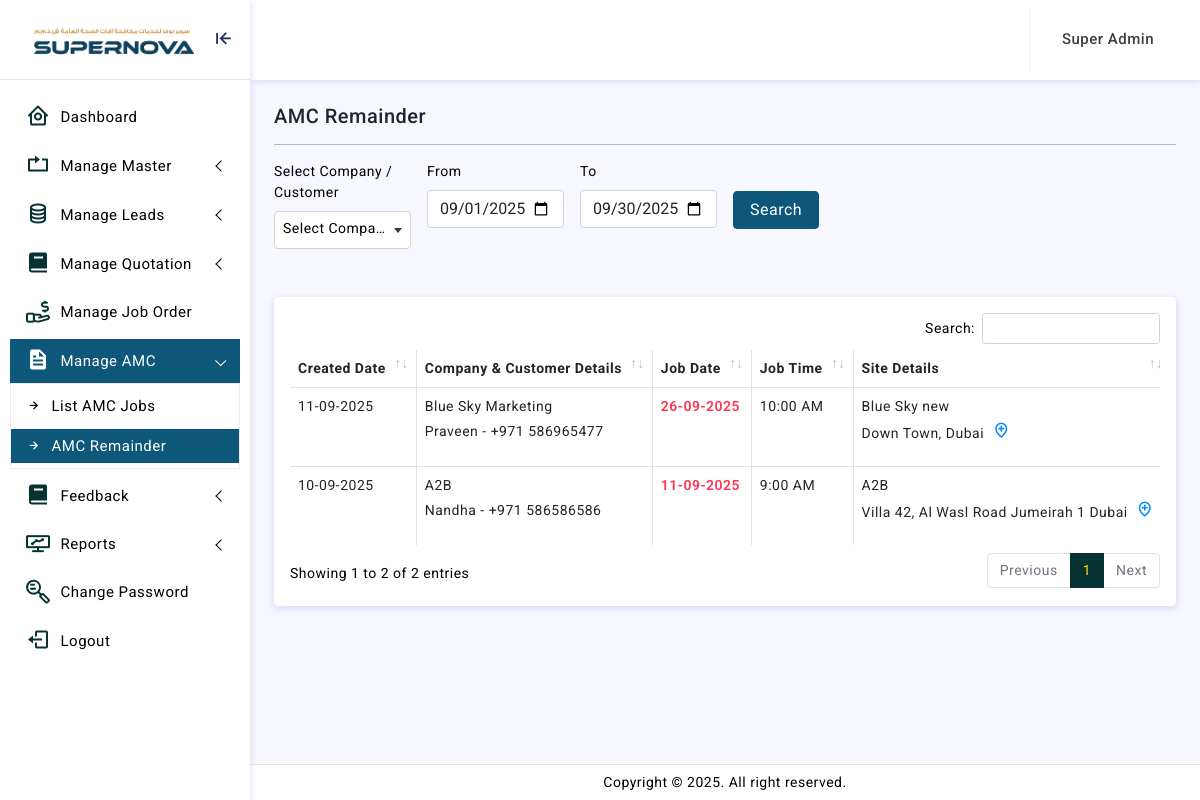
The app's page /adminln/list-amc-remainder.php (signed in) with its own data.
### tables this page shows
CREATE TABLE `job_order` (
  `id` int(11) NOT NULL,
  `quotation_id` int(11) NOT NULL,
  `customer_id` int(11) NOT NULL,
  `type_of_job` tinyint(4) NOT NULL,
  `company_name` varchar(150) NOT NULL,
  `customer_mobile` varchar(150) NOT NULL,
  `job_order_date` date NOT NULL,
  `site_id` int(11) NOT NULL,
  `site_name` varchar(150) NOT NULL,
  `site_address` text NOT NULL,
  `location` text DEFAULT NULL,
  `supervisor_id` int(11) NOT NULL,
  `supervisor_name` varchar(150) NOT NULL,
  `job_date` date NOT NULL,
  `job_time` varchar(11) NOT NULL,
  `job_description` text NOT NULL,
  `total_amount` varchar(150) NOT NULL,
  `type_of_report` tinyint(4) NOT NULL,
  `is_mail_sent` int(11) NOT NULL,
  `feedback_posted` int(11) NOT NULL,
  `status` tinyint(11) NOT NULL,
  `created_datetime` datetime NOT NULL,
  `modified_datetime` datetime NOT NULL
);

CREATE TABLE `customers` (
  `id` int(11) NOT NULL,
  `company_name` varchar(255) NOT NULL,
  `customer_name` varchar(255) NOT NULL,
  `email` varchar(150) NOT NULL,
  `mobile` varchar(20) NOT NULL,
  `alternate_mobile` varchar(20) NOT NULL,
  `location` text NOT NULL,
  `trn_no` varchar(255) NOT NULL,
  `address` text NOT NULL,
  `city` varchar(150) NOT NULL,
  `status` tinyint(4) NOT NULL,
  `created_by` int(11) NOT NULL,
  `created_datetime` datetime NOT NULL,
  `modified_by` int(11) NOT NULL,
  `modified_datetime` datetime NOT NULL
);

### adminln/list-amc-remainder.php (the view, shortened to what this page needs)
<?php
function main() {
extract($_REQUEST);
include 'dilg/cnt/join.php';
$url_Status=$_GET['status'];
if($from_date!='' && $end_date!=''){
  $from_date=$from_date;
  $end_date=$end_date;
}else{
$from_date=date('Y-m-01');
$end_date=date('Y-m-t');
}
if ($url_Status=="") {
$subqry.="and  (date(job_date) between '".$from_date."' and '".$end_date."')";
}
?>
<div class="page-breadcrumb d-sm-flex align-items-center mb-3">
<h5 class="mb-0 text-dark">AMC Remainder</h5>
</div>
<hr/>
<form method="POST">
<div class="row g-3 mb-5">
<div class="col-md-2">
<label for="inputFirstName" class="form-label">Select Company / Customer</label>
</div>
<div class="col-md-2">
<label for="inputFirstName" class="form-label">From</label>
<input type="date" name="from_date" class="form-control" value="<?=$from_date;?>" required>
</div>
<div class="col-md-2">
<label for="inputFirstName" class="form-label">To</label>
<input type="date" name="end_date" class="form-control" value="<?=$end_date;?>" required>
</div>
<div class="col-md-3 mt-46">
<input type="submit" name="Submit" class="btn btn-primary px-3" value="Search">
</div>
</div>
</form>
<?
$select_job_order=mysqli_query($conn,"select * from job_order job where type_of_job=1 and job_date=(select max(job_date) from job_order where quotation_id=job.quotation_id and type_of_job=1) $subqry order by id desc");
if(mysqli_num_rows($select_job_order)>>0){ ?>
<div class="card">
<div class="card-body">
<div class="table-responsive">
<table id="example2" class="table table-striped table-bordered" style="width:100%">
<thead>
<tr>
<th >Created Date</th>
<th>Company & Customer Details</th>
<th> Job Date</th>
<th> Job Time</th>
<th>Site Details</th>
</tr>
</thead>
<tbody>
<?
while($row_job_order=mysqli_fetch_array($select_job_order))
{
$job_order_date=$row_job_order['job_order_date'];
$company_name=$row_job_order['company_name'];
$mobile=$row_job_order['customer_mobile'];
$select_customer=mysqli_query($conn,"select * from customers where mobile='$mobile'");
$row_customer=mysqli_fetch_array($select_customer);
$customer_name=$row_customer['customer_name'];
$site_name=$row_job_order['site_name'];
$site_address=$row_job_order['site_address'];
$job_date=date("d-m-Y",strtotime($row_job_order['job_date']));
$job_time=$row_job_order['job_time'];
$location=$row_job_order['location'];
if ($location!='') {
$location_icon='<a href="'.$location.'" target="_blank" class="mx-2 font-16"><i class="bx bx-location-plus"></i></a>';
}else{
  $location_icon="";
}
?>
<tr>
<td>
<p class="mb-0"> <?=date('d-m-Y',strtotime($job_order_date));?></p>
</td>
<td><?=$company_name; ?><p class="mt-1"><?=$customer_name. " - "."+971 ".$mobile; ?></p></td>
<td><p class="mb-0 text-danger fw-600"><?=$job_date;?></p></td>
<td><?=$job_time;?></td>
<td><p class="mb-0"> <?=$site_name; ?></p>
<p class="mb-0"> <? echo wordwrap($site_address, 50, "<br />\n"); ?><?=$location_icon;?></p></td>
</tr>
<? }}else{ echo "<p>No Record Found</p>";} ?>
</tbody>
</table>
</div>
</div>
</div>
<?php
}
include 'template.php';
?>

### adminln/assets/css/app.css (style rules this page uses)
body { font-size: 14px; color: #000; letter-spacing: .5px; background: #f7f7ff; overflow-x: hidden; font-family: Roboto, sans-serif }
a { text-decoration: none }
input::placeholder { color: #000!important; opacity: .3!important }
.table-striped>tbody>tr:nth-of-type(odd) { --bs-table-accent-bg: unset; }
.table-bordered>:not(caption)>*>* { border-width: 1px 1px; }
.table-bordered th { border-width: 0px 1px; }
.fw-600 { font-weight: 600; }
.font-16 { font-size: 18px !important; }
.mt-46 { margin-top: 46px !important; }

### records on screen
job_order: job_order_date "11-09-2025", company_name "Blue Sky Marketing", customer.customer_name "Praveen", customer_mobile "586965477", job_date "26-09-2025", job_time "10:00 AM", site_name "Blue Sky new", site_address "Down Town, Dubai"
job_order: job_order_date "10-09-2025", company_name "A2B", customer.customer_name "Nandha", customer_mobile "586586586", job_date "11-09-2025", job_time "9:00 AM", site_name "A2B", site_address "Villa 42, Al Wasl Road Jumeirah 1 Dubai"

### other values on screen
$usertype_name "Super Admin"
